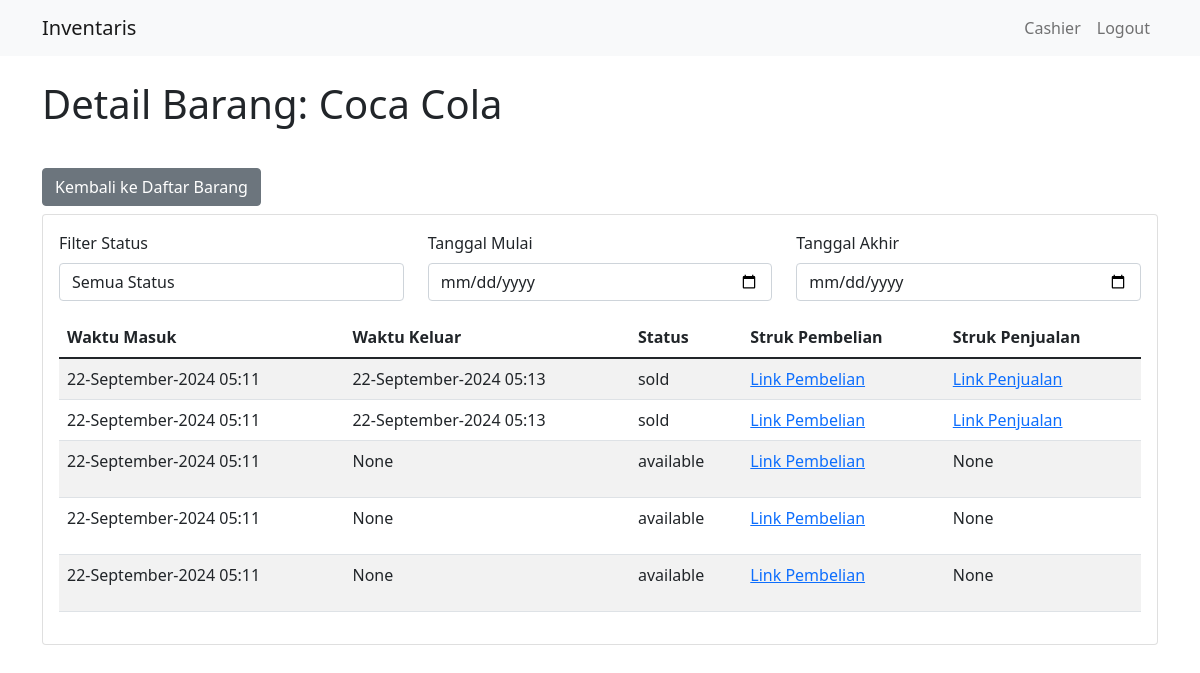
Page /products/1 (signed in) on the earlier database version.
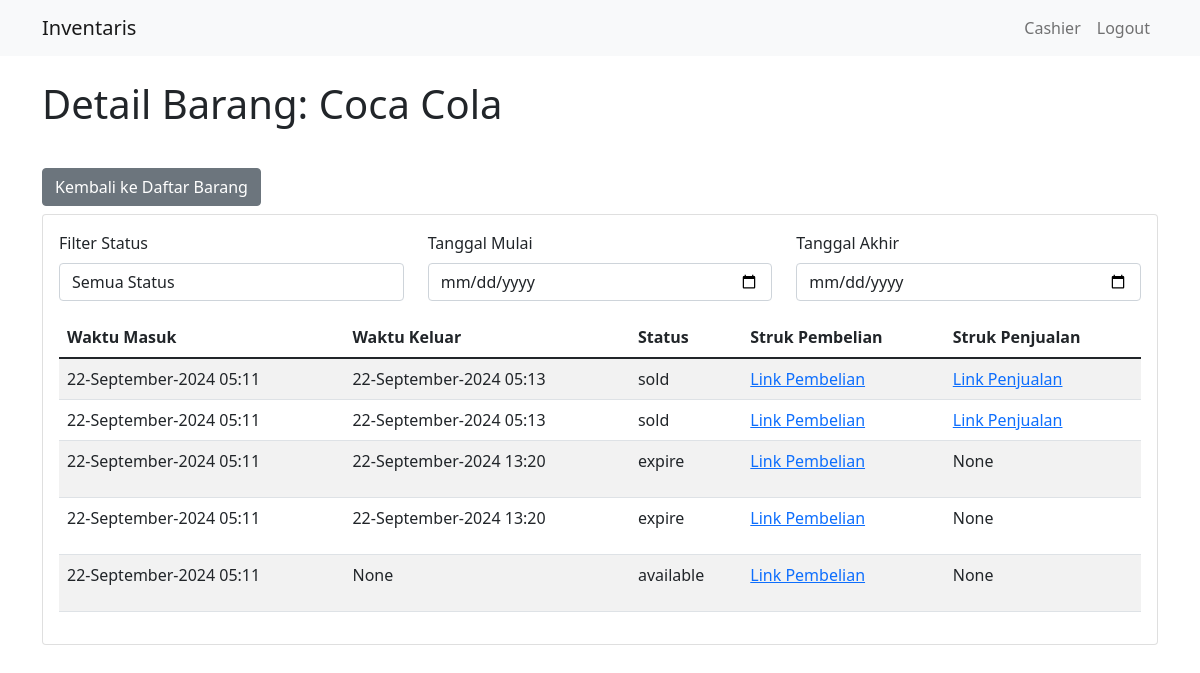
Same page on the later database version.
### app/models.py (models this page shows, shortened)
class Item(db.Model):
    item_id = db.Column(db.Integer, primary_key=True)
    product_id = db.Column(db.Integer, db.ForeignKey('product.product_id'), nullable=False)
    entry_date = db.Column(db.DateTime, default=datetime.utcnow)
    exit_date = db.Column(db.DateTime, nullable=True)
    status = db.Column(db.String(100), nullable=False)
    sales_receipt = db.Column(db.String(100), nullable=True)
    purchase_receipt = db.Column(db.String(100), nullable=True)
    product = db.relationship('Product', backref=db.backref('items', lazy=True))

### app/routes_main.py (the view)
@main.route('/products/<int:product_id>')
def items(product_id):
    product = Product.query.get_or_404(product_id)
    status = request.args.get('status')
    start_date = request.args.get('start_date')
    end_date = request.args.get('end_date')
    query = Item.query.filter_by(product_id=product_id)
    if status:
        query = query.filter_by(status=status)
    if start_date:
        query = query.filter(Item.entry_date >= start_date)
    if end_date:
        query = query.filter(Item.entry_date <= end_date)
    items = query.all()
    return render_template('items.html',
                           product=product,
                           items=items,
                           selected_status=status,
                           start_date=start_date,
                           end_date=end_date,
                           role=session['role'])

### app/templates/items.html (shortened to what this page needs)
{% extends "base.html" %}
{% block content %}
<h1 class="mb-4">Detail Barang: {{ product.name }}</h1>
<a href="{{ url_for('main.products') }}" class="btn btn-secondary mt-3">Kembali ke Daftar Barang</a>
<div class="card mt-2">
    <div class="card-body">
        <form method="GET" action="{{ url_for('main.items', product_id=product.product_id) }}">
            <div class="row mb-3">
                <div class="col">
                    <label for="status" class="form-label">Filter Status</label>
                    <select class="form-control" id="status" name="status" onchange="this.form.submit()">
                        <option value="">Semua Status</option>
                    </select>
                </div>
                <div class="col">
                    <label for="start_date" class="form-label">Tanggal Mulai</label>
                    <input type="date" class="form-control" id="start_date" name="start_date" value="{{ start_date }}"
                        onchange="this.form.submit()">
                </div>
                <div class="col">
                    <label for="end_date" class="form-label">Tanggal Akhir</label>
                    <input type="date" class="form-control" id="end_date" name="end_date" value="{{ end_date }}"
                        onchange="this.form.submit()">
                </div>
            </div>
        </form>
        <table class="table table-striped">
            <thead>
                <tr>
                    <th>Waktu Masuk</th>
                    <th>Waktu Keluar</th>
                    <th>Status</th>
                    <th>Struk Pembelian</th>
                    <th>Struk Penjualan</th>
                </tr>
            <tbody>
                {% for item in items %}
                <tr>
                    <td>{{ item.entry_date.strftime('%d-%B-%Y %H:%M') }}</td>
                    {% if item.exit_date %}
                    <td>{{ item.exit_date.strftime('%d-%B-%Y %H:%M') }}</td>
                    {% else %}
                    <td>None</td>
                    {% endif %}
                    <td>{{ item.status }}</td>
                    <td>
                        <a href="{{ item.sales_receipt }}">Link Pembelian</a>
                    </td>
                    <td>
                        {% if item.purchase_receipt == None %}
                        <p>None</p>
                        {% else %}
                        <a href="{{ item.purchase_receipt }}">Link Penjualan</a>
                        {% endif %}
                    </td>
                </tr>
                {% endfor %}
            </tbody>
        </table>
    </div>
</div>
{% endblock %}

Differences in the rows shown:
changed Item (number 3 of 5 on the later page): exit_date (not shown) → "22-September-2024 13:20"; status "available" → "expire"; no longer shows "None"
changed Item (number 4 of 5 on the later page): exit_date (not shown) → "22-September-2024 13:20"; status "available" → "expire"; no longer shows "None"
